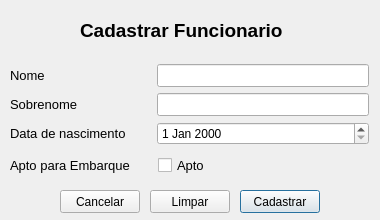
<?xml version="1.0" encoding="UTF-8"?>
<ui version="4.0">
 <class>CadastrarFuncionario</class>
 <widget class="QDialog" name="CadastrarFuncionario">
  <property name="geometry">
   <rect>
    <x>0</x>
    <y>0</y>
    <width>380</width>
    <height>220</height>
   </rect>
  </property>
  <property name="windowTitle">
   <string>Dialog</string>
  </property>
  <widget class="QLabel" name="label_5">
   <property name="geometry">
    <rect>
     <x>80</x>
     <y>10</y>
     <width>220</width>
     <height>41</height>
    </rect>
   </property>
   <property name="text">
    <string>&lt;html&gt;&lt;head/&gt;&lt;body&gt;&lt;p&gt;&lt;span style=&quot; font-size:14pt; font-weight:600;&quot;&gt;Cadastrar Funcionario&lt;/span&gt;&lt;/p&gt;&lt;/body&gt;&lt;/html&gt;</string>
   </property>
  </widget>
  <widget class="QWidget" name="gridLayoutWidget">
   <property name="geometry">
    <rect>
     <x>10</x>
     <y>60</y>
     <width>359</width>
     <height>121</height>
    </rect>
   </property>
   <layout class="QGridLayout" name="gridLayout" columnstretch="0">
    <item row="1" column="0">
     <layout class="QHBoxLayout" name="horizontalLayout_4" stretch="40,57">
      <property name="spacing">
       <number>0</number>
      </property>
      <item>
       <widget class="QLabel" name="label_9">
        <property name="text">
         <string>&lt;html&gt;&lt;head/&gt;&lt;body&gt;&lt;p&gt;&lt;span style=&quot; font-size:10pt;&quot;&gt;Apto para Embarque&lt;/span&gt;&lt;/p&gt;&lt;/body&gt;&lt;/html&gt;</string>
        </property>
       </widget>
      </item>
      <item>
       <widget class="QCheckBox" name="aptoCheckBox">
        <property name="font">
         <font>
          <pointsize>10</pointsize>
         </font>
        </property>
        <property name="text">
         <string>Apto</string>
        </property>
       </widget>
      </item>
     </layout>
    </item>
    <item row="0" column="0">
     <layout class="QHBoxLayout" name="horizontalLayout_3" stretch="2,3">
      <item>
       <layout class="QVBoxLayout" name="verticalLayout_4">
        <item>
         <widget class="QLabel" name="label_6">
          <property name="font">
           <font>
            <pointsize>10</pointsize>
           </font>
          </property>
          <property name="text">
           <string>Nome</string>
          </property>
         </widget>
        </item>
        <item>
         <widget class="QLabel" name="label_7">
          <property name="text">
           <string>&lt;html&gt;&lt;head/&gt;&lt;body&gt;&lt;p&gt;&lt;span style=&quot; font-size:10pt;&quot;&gt;Sobrenome&lt;/span&gt;&lt;/p&gt;&lt;/body&gt;&lt;/html&gt;</string>
          </property>
         </widget>
        </item>
        <item>
         <widget class="QLabel" name="label_8">
          <property name="text">
           <string>&lt;html&gt;&lt;head/&gt;&lt;body&gt;&lt;p&gt;&lt;span style=&quot; font-size:10pt;&quot;&gt;Data de nascimento&lt;/span&gt;&lt;/p&gt;&lt;/body&gt;&lt;/html&gt;</string>
          </property>
         </widget>
        </item>
       </layout>
      </item>
      <item>
       <layout class="QVBoxLayout" name="verticalLayout_5">
        <item>
         <widget class="QLineEdit" name="firstNameArea">
          <property name="font">
           <font>
            <pointsize>10</pointsize>
           </font>
          </property>
         </widget>
        </item>
        <item>
         <widget class="QLineEdit" name="lastNameArea">
          <property name="font">
           <font>
            <pointsize>10</pointsize>
           </font>
          </property>
         </widget>
        </item>
        <item>
         <widget class="QDateEdit" name="birthdayArea"/>
        </item>
       </layout>
      </item>
     </layout>
    </item>
   </layout>
  </widget>
  <widget class="QPushButton" name="submitButton">
   <property name="geometry">
    <rect>
     <x>240</x>
     <y>190</y>
     <width>80</width>
     <height>23</height>
    </rect>
   </property>
   <property name="text">
    <string>Cadastrar</string>
   </property>
  </widget>
  <widget class="QPushButton" name="cancelButton">
   <property name="geometry">
    <rect>
     <x>60</x>
     <y>190</y>
     <width>80</width>
     <height>23</height>
    </rect>
   </property>
   <property name="text">
    <string>Cancelar</string>
   </property>
  </widget>
  <widget class="QPushButton" name="clearButton">
   <property name="geometry">
    <rect>
     <x>150</x>
     <y>190</y>
     <width>80</width>
     <height>23</height>
    </rect>
   </property>
   <property name="text">
    <string>Limpar</string>
   </property>
  </widget>
 </widget>
 <resources/>
 <connections>
  <connection>
   <sender>cancelButton</sender>
   <signal>clicked()</signal>
   <receiver>CadastrarFuncionario</receiver>
   <slot>close()</slot>
   <hints>
    <hint type="sourcelabel">
     <x>139</x>
     <y>201</y>
    </hint>
    <hint type="destinationlabel">
     <x>191</x>
     <y>113</y>
    </hint>
   </hints>
  </connection>
  <connection>
   <sender>clearButton</sender>
   <signal>clicked()</signal>
   <receiver>firstNameArea</receiver>
   <slot>clear()</slot>
   <hints>
    <hint type="sourcelabel">
     <x>189</x>
     <y>201</y>
    </hint>
    <hint type="destinationlabel">
     <x>262</x>
     <y>73</y>
    </hint>
   </hints>
  </connection>
  <connection>
   <sender>clearButton</sender>
   <signal>clicked()</signal>
   <receiver>lastNameArea</receiver>
   <slot>clear()</slot>
   <hints>
    <hint type="sourcelabel">
     <x>189</x>
     <y>201</y>
    </hint>
    <hint type="destinationlabel">
     <x>262</x>
     <y>101</y>
    </hint>
   </hints>
  </connection>
 </connections>
</ui>
